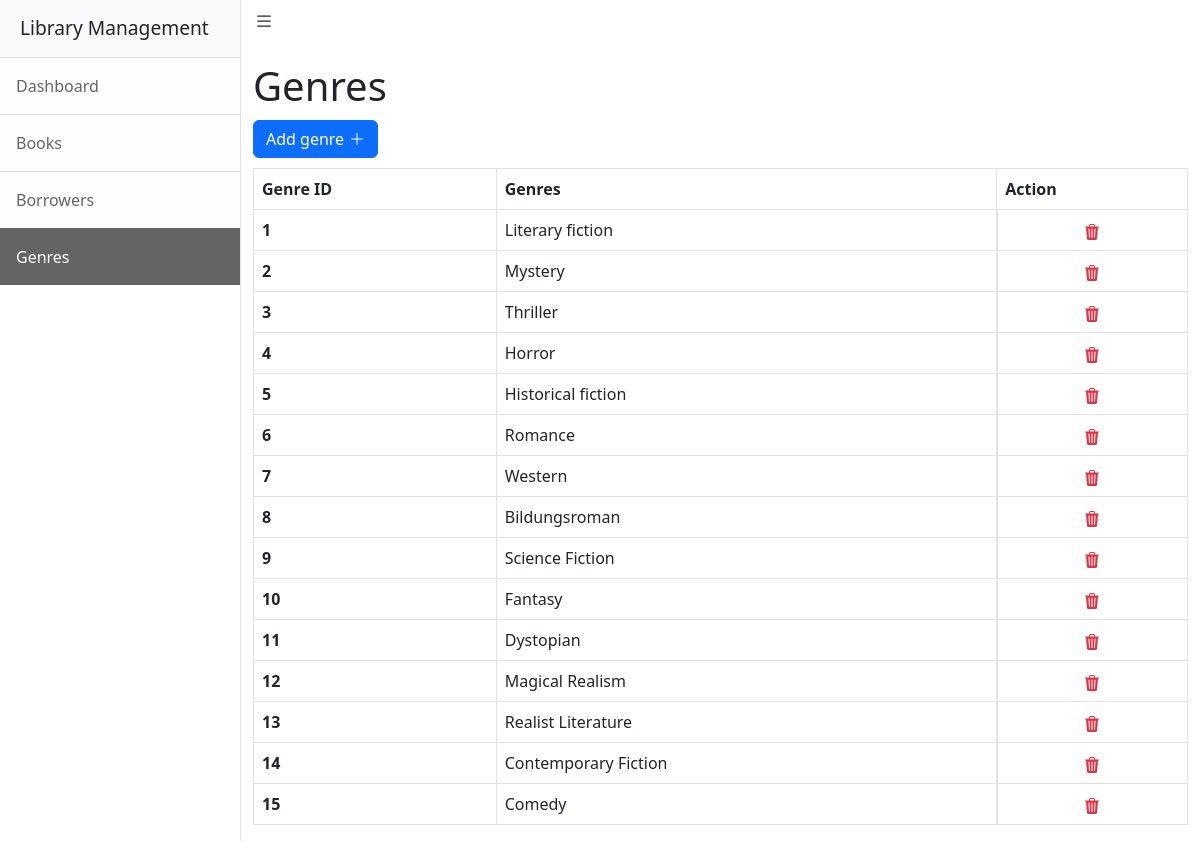
/genres.php, run on the app's committed database.
### tables this page shows
CREATE TABLE `genres` (
  `ID` int(11) NOT NULL,
  `genres` varchar(50) NOT NULL
);

### src/inc/genres/genres_update.php (the view, shortened to what this page needs)
<?php
require __DIR__ . "/../db_connect.php";
$SQL_QUERY = "SELECT * FROM `genres`";
$result = mysqli_query($conn, $SQL_QUERY);
if(mysqli_num_rows($result) > 0){
    while($row = mysqli_fetch_assoc($result)){
        extract($row);
        echo "
           <tr class=\"table_row\">
                <th scope=\"row\">$ID</th>
                <td class=\"genre\">$genres</td>
                <td class=\"action d-flex justify-content-center\">
                    <a href=\"\" class=\"link-danger delete_genre_btn\" data-bs-toggle=\"modal\"
                        data-bs-target=\"#delete_genre_modal\">
                        <svg xmlns=\"http://www.w3.org/2000/svg\" width=\"16\" height=\"16\" fill=\"currentColor\"
                            class=\"bi bi-trash3-fill\" viewBox=\"0 0 16 16\">
                            <path
                                d=\"M11 1.5v1h3.5a.5.5 0 0 1 0 1h-.538l-.853 10.66A2 2 0 0 1 11.115 16h-6.23a2 2 0 0 1-1.994-1.84L2.038 3.5H1.5a.5.5 0 0 1 0-1H5v-1A1.5 1.5 0 0 1 6.5 0h3A1.5 1.5 0 0 1 11 1.5m-5 0v1h4v-1a.5.5 0 0 0-.5-.5h-3a.5.5 0 0 0-.5.5M4.5 5.029l.5 8.5a.5.5 0 1 0 .998-.06l-.5-8.5a.5.5 0 1 0-.998.06m6.53-.528a.5.5 0 0 0-.528.47l-.5 8.5a.5.5 0 0 0 .998.058l.5-8.5a.5.5 0 0 0-.47-.528M8 4.5a.5.5 0 0 0-.5.5v8.5a.5.5 0 0 0 1 0V5a.5.5 0 0 0-.5-.5\" />
                        </svg>
                    </a>
                </td>
            </tr>
        ";
    }
}

### data on the page
genres: ID "1", genres "Literary fiction"
genres: ID "2", genres "Mystery"
genres: ID "3", genres "Thriller"
genres: ID "4", genres "Horror"
genres: ID "5", genres "Historical fiction"
genres: ID "6", genres "Romance"
genres: ID "7", genres "Western"
genres: ID "8", genres "Bildungsroman"
genres: ID "9", genres "Science Fiction"
genres: ID "10", genres "Fantasy"
genres: ID "11", genres "Dystopian"
genres: ID "12", genres "Magical Realism"
genres: ID "13", genres "Realist Literature"
genres: ID "14", genres "Contemporary Fiction"
genres: ID "15", genres "Comedy"

### other printed values
$page_name "Dashboard"
$page_name "Books"
$page_name "Borrowers"
$page_name "Genres"
basename($_SERVER['PHP_SELF'], ".php") "Genres"
